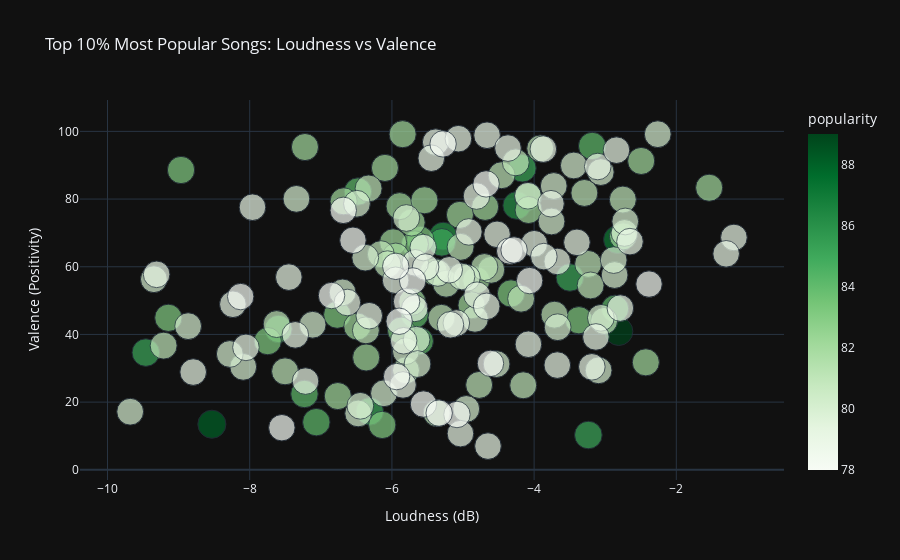

Source (notebook cell):
### Markdown cell above
- loudness: The overall loudness of a track in decibels (dB). Loudness values are averaged across the entire track and are useful for comparing relative loudness of tracks. Loudness is the quality of a sound that is the primary psychological correlate of physical strength (amplitude). Values typically range between -60 and 0 db.
- valence: A measure from 0.0 to 1.0 describing the musical positiveness conveyed by a track. Tracks with high valence sound more positive (e.g. happy, cheerful, euphoric), while tracks with low valence sound more negative (e.g. sad, depressed, angry).

### Code cell
# Plot for Top 10% songs
fig_top = px.scatter(top_songs_df, x='loudness', y='valence', 
                     color='popularity', 
                     title="Top 10% Most Popular Songs: Loudness vs Valence",
                     labels={'loudness': 'Loudness (dB)', 'valence': 'Valence (Positivity)'},
                     hover_name='song',  # Use the song title for hover text
                     size='popularity',
                     color_continuous_scale=px.colors.sequential.Greens,
                     template='plotly_dark')

# Show plot
fig_top.show()

### Figure 1 — Plotly figure (JSON) as saved in the notebook; plotly's stock layout.template omitted (floating-point values rounded to 4 significant figures; data arrays with more than 128 entries replaced by an {"elided": "..."} marker saying what was removed)
{"data": [{"hovertemplate": "<b>%{hovertext}</b><br><br>Loudness (dB)=%{x}<br>Valence (Positivity)=%{y}<br>popularity=%{marker.color}<extra></extra>", "hovertext": {"elided": "183 mixed values"}, "legendgroup": "", "marker": {"color": {"elided": "183 int values"}, "coloraxis": "coloraxis", "size": {"elided": "183 int values"}, "sizemode": "area", "sizeref": 0.2225, "symbol": "circle"}, "mode": "markers", "name": "", "orientation": "v", "showlegend": false, "type": "scatter", "x": {"elided": "183 float values"}, "xaxis": "x", "y": {"elided": "183 float values"}, "yaxis": "y"}], "layout": {"coloraxis": {"colorbar": {"title": {"text": "popularity"}}, "colorscale": [[0, "rgb(247,252,245)"], [0.125, "rgb(229,245,224)"], [0.25, "rgb(199,233,192)"], [0.375, "rgb(161,217,155)"], [0.5, "rgb(116,196,118)"], [0.625, "rgb(65,171,93)"], [0.75, "rgb(35,139,69)"], [0.875, "rgb(0,109,44)"], [1, "rgb(0,68,27)"]]}, "legend": {"itemsizing": "constant", "tracegroupgap": 0}, "title": {"text": "Top 10% Most Popular Songs: Loudness vs Valence"}, "xaxis": {"anchor": "y", "domain": [0, 1], "title": {"text": "Loudness (dB)"}}, "yaxis": {"anchor": "x", "domain": [0, 1], "title": {"text": "Valence (Positivity)"}}}}
